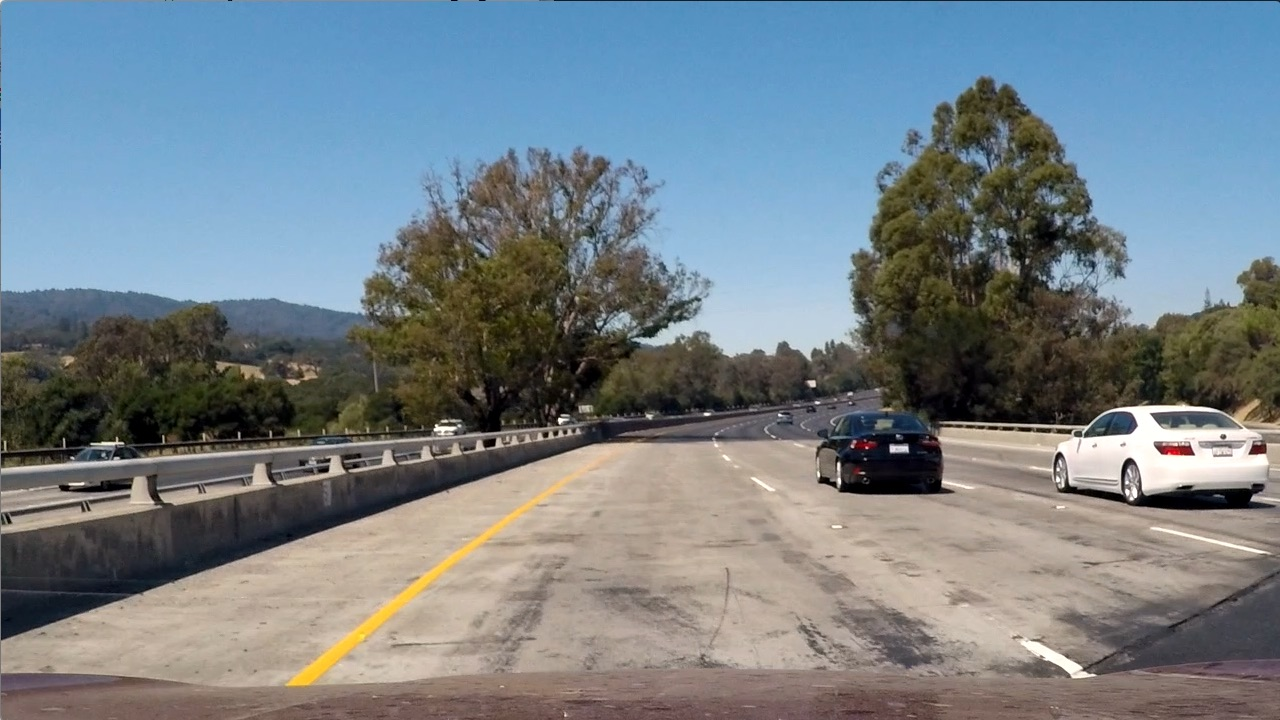
#> input picture AdvancedLane_practice/test_images/test1.jpg, 1280 x 720 px; its folder holds only this picture in this run
$ jupyter execute --allow-errors image_gen-Camera_Center.py.ipynb   (shell and % lines are left out)   (older library calls are emulated)
#> lines starting #> are read from the running program, lines starting #| are printed output that depends on the picture; after the words box and inside, x2 and y2 are one past the last pixel; in counts of white or black regions, pixels touching at a corner belong together
[cell 1]
import numpy as np
import cv2
import pickle
import glob
#from tracker import tracker

[cell 2]
# From tracker import tracker

[cell 3]
dist_pickle = pickle.load(open('calibration_pickle.p','rb'))
#> (reads AdvancedLane_practice/calibration_pickle.p from the repository)
#> further down, img is the input picture: shape (720, 1280, 3); mean B, G, R 135.5, 128.7, 117.5

[cell 4]
mtx = dist_pickle['mtx']
dist = dist_pickle['dist']

[cell 5]
# play list number 14:27
# https://www.youtube.com/watch?v=vWY8YUayf9Q&feature=youtu.be

[cell 6]
def abs_sobel_thresh(img,orient='x',sobel_kernel=3,thresh=(0,255)):
    # calculate directional gradient
#> called with orient = 'x', sobel_kernel = 3, thresh = (12, 255)
    gray = cv2.cvtColor(img,cv2.COLOR_RGB2GRAY)
    if orient =='x':
        abs_sobel = np.absolute(cv2.Sobel(gray,cv2.CV_64F,1,0))
    if orient == 'y':
        abs_sobel = np.absolute(cv2.Sobel(gray,cv2.CV_64F,0,1))

    scaled_sobel = np.uint8(255*abs_sobel/np.max(abs_sobel))
#> `gradx = abs_sobel_thresh(img, orient = 'x', thresh =(12,255))`:
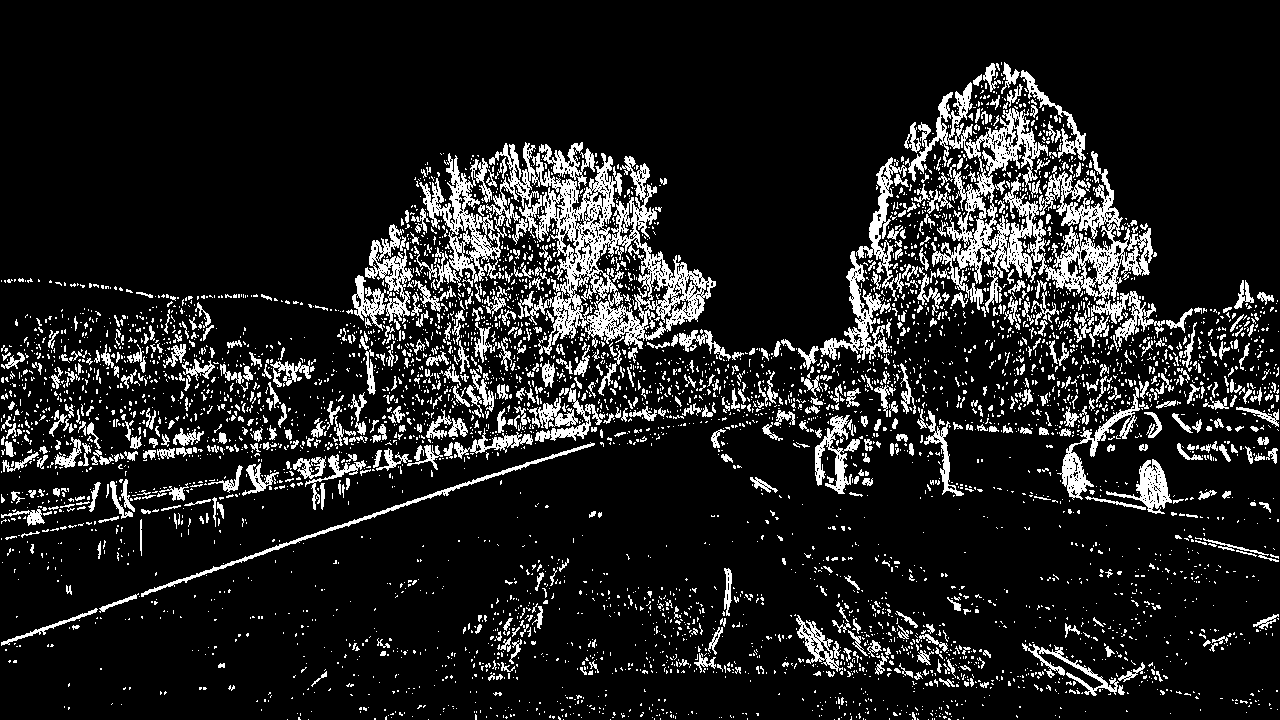
#> gradx: shape (720, 1280); values 0 (black) and 1 (white), 12.7% white in thin lines or dots
#> `grady = abs_sobel_thresh(img, orient = 'y', thresh =(25,255))`: grady: shape (720, 1280); values 0 (black) and 1 (white), 8.4% white; 3931 white regions (3493 under 20 px), largest, box (x1, y1, x2, y2) and area: (0, 395, 880, 646) 15545, (0, 449, 393, 541) 5691, (931, 400, 1280, 447) 3982
    binary_output = np.zeros_like(scaled_sobel)

    binary_output[(scaled_sobel>=thresh[0])&(scaled_sobel<=thresh[1])] = 1
    return binary_output

[cell 7]
def mag_thresh(image,sobel_kernel = 3,mag_thresh =(0,255)):
    gray = cv2.cvtColor(img,cv2.COLOR_RGB2GRAY)
    sobelx = cv2.Sobel(gray,cv2.CV_64F,1,0,ksize = sobel_kernel)
    sobely = cv2.Sobel(gray,cv2.CV_64F,0,1,ksize = sobel_kernel)
    gradmag = np.sqrt(sobelx**2,sobely**2)
    scale_factor = np.max(gradmag)/255
    gradmag = (gradmag/scale_factor).astype(np.unit8)
    binary_output = np.zeros_like(gradmag)
    binary_output[(gradmag >= mag_thresh[0]) & (gradmag <= mag_thresh[1])] = 1
    return binary_output

[cell 8]
def dir_threshold(image, sobel_kernel = 3, thresh = (0,np.pi/2)):
    # calculate gradient direction
    gray = cv2.cvtColor(img,cv2.COLOR_RGB2GRAY)
    sobelx = cv2.Sobel(gray,cv2.CV_64F,1,0,ksize = sobel_kernel)
    sobely = cv2.Sobel(gray,cv2.CV_64F,0,1,ksize = sobel_kernel)
    with np.errstate(divide='ignore',invaid='ignore'):
        absgraddir = np.absolute(np.arctan(sobely/sobelx))
        binary_output = np.zeros_like(absgraddir)
        #apply threshold
        binary_output[(absgraddir >= thresh[0])&(absgraddir <= thresh[1])]=1
    return binary_output

[cell 9]
def color_threshold(image,sthresh = (0,255),vthresh = (0,255)):
#> called with sthresh = (100, 255), vthresh = (50, 255)
    hls = cv2.cvtColor(image,cv2.COLOR_RGB2HLS)
#> hls: shape (720, 1280, 3); mean of channels 0, 1, 2 68.6, 128, 74
    s_channel = hls[:,:,2]
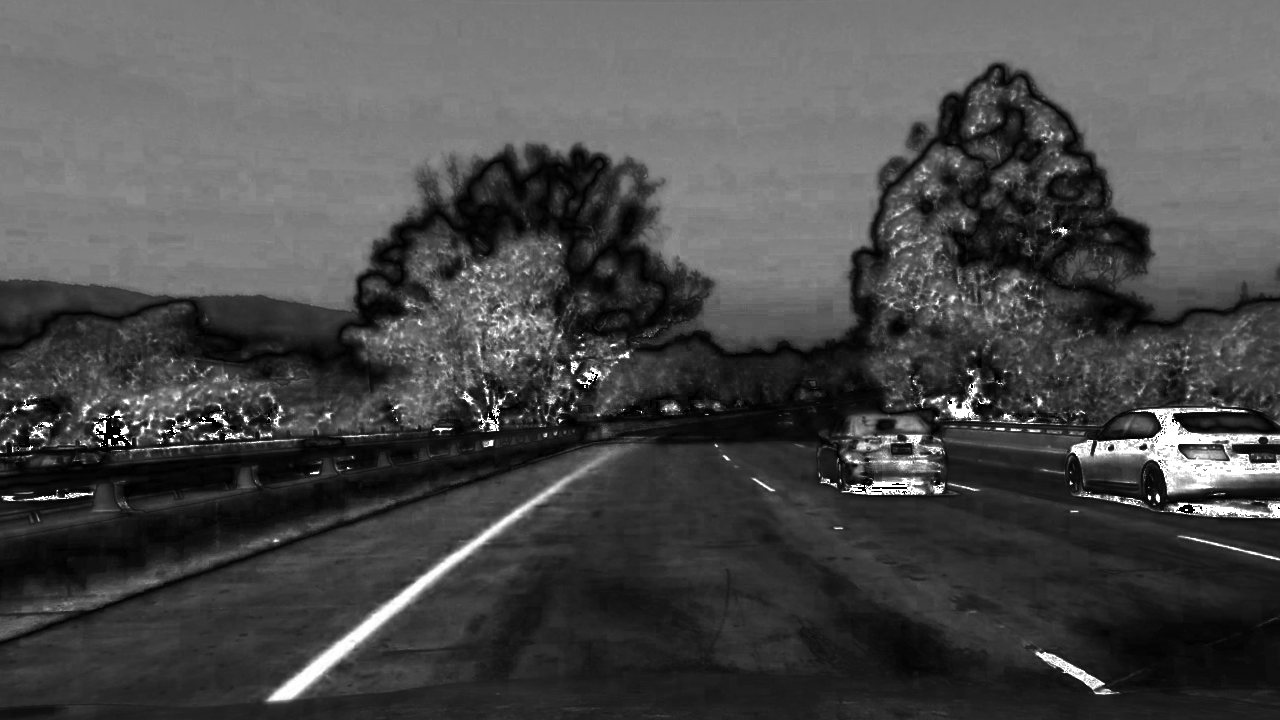
#> s_channel: shape (720, 1280); min 0, max 255, mean 74
    s_binary = np.zeros_like(s_channel)
    s_binary[(s_channel >= sthresh[0])&(s_channel <= sthresh[1])] = 1

    hsv = cv2.cvtColor(image,cv2.COLOR_RGB2HSV)
#> hsv: shape (720, 1280, 3); mean H, S, V 68.6, 76.4, 150.4
    v_channel = hsv[:,:,2]
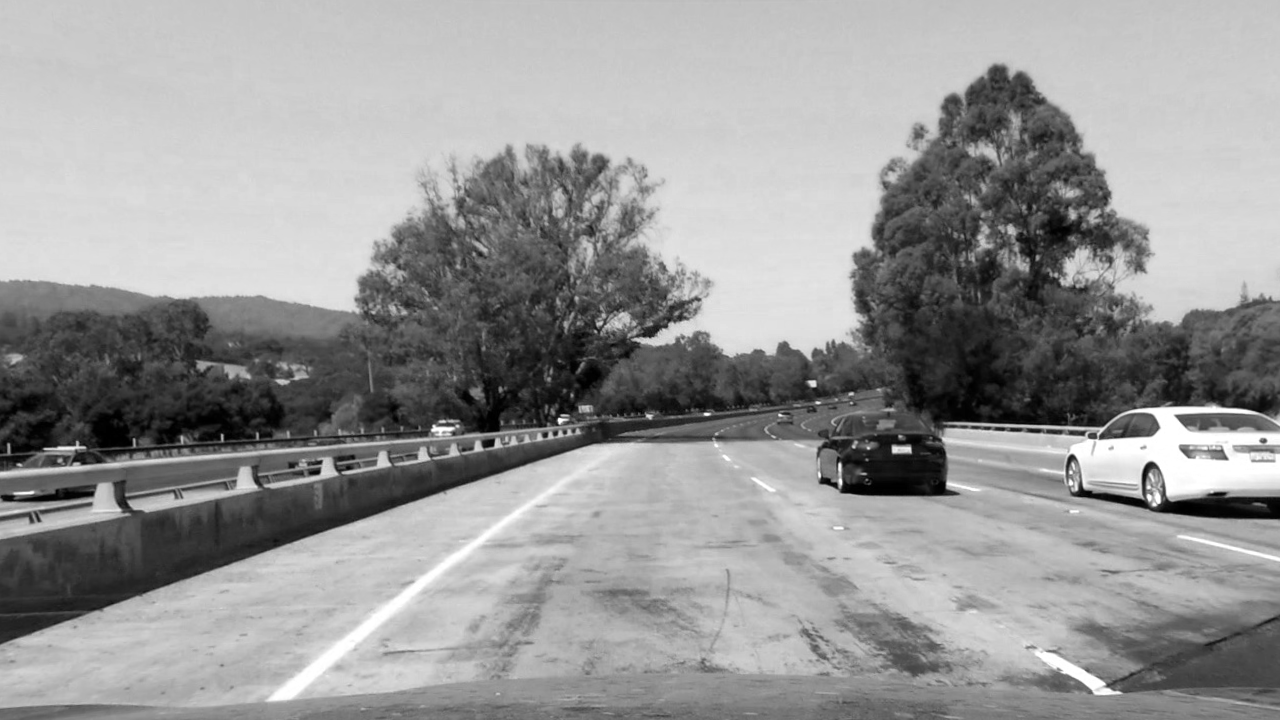
#> v_channel: shape (720, 1280); min 0, max 255, mean 150.4
#> `c_binary = color_threshold(img, sthresh = (100,255), vthresh = (50,255))`: c_binary: shape (720, 1280); values 0 (black) and 1 (white), 34.4% white; 521 white regions (441 under 20 px), largest, box (x1, y1, x2, y2) and area: (0, 0, 1280, 312) 289471, (1069, 407, 1280, 495) 7443, (265, 446, 622, 703) 6331
#> `warped = cv2.warpPerspective(preprocessImage, M, img_size, flags=cv2.I..`:
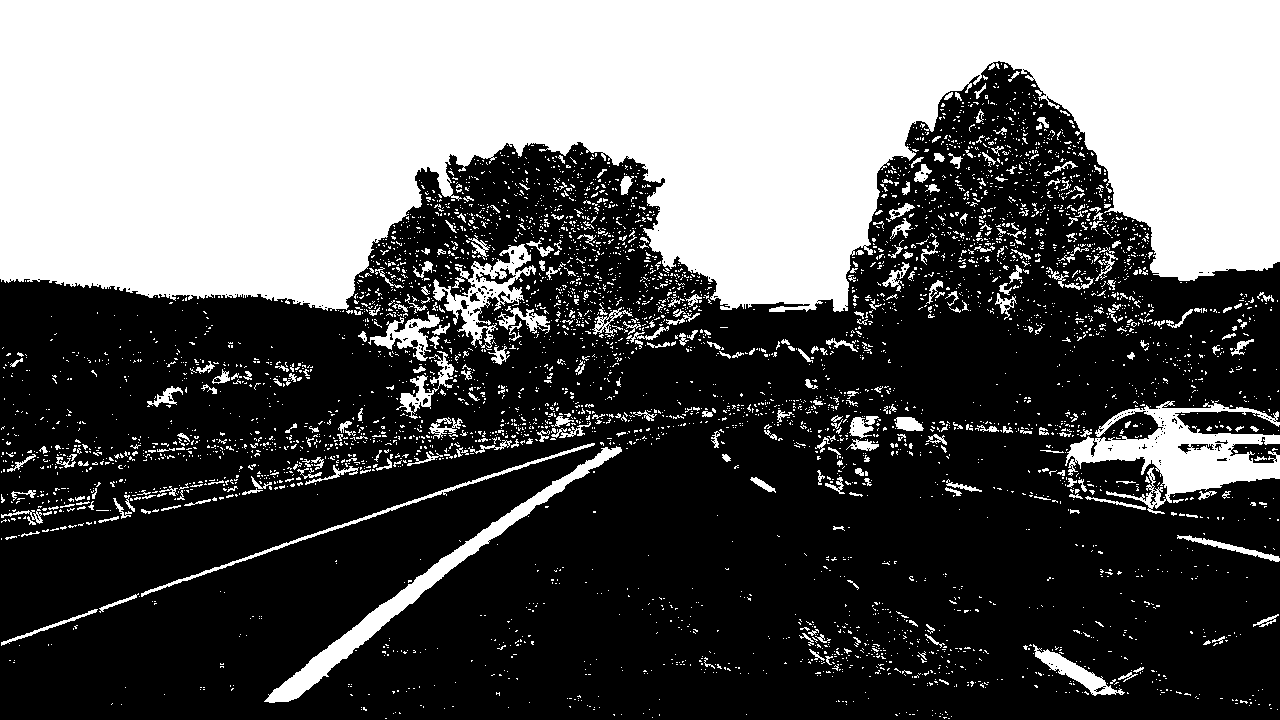
#> preprocessImage: shape (720, 1280); 38.1% white; 4821 white regions (4462 under 20 px), largest, box (x1, y1, x2, y2) and area: (0, 0, 1280, 312) 290583, (1065, 400, 1280, 514) 9522, (264, 446, 622, 703) 6341
    v_binary = np.zeros_like(v_channel)
    v_binary[(v_channel >=vthresh[0])&(v_channel <= vthresh[1])] = 1

    output = np.zeros_like(s_channel)
    output[(s_binary ==1)&(v_binary ==1)] = 1
    return output

[cell 10]
def window_mask(width,height,img_ref,center,level):
    output = np.zeros_like(img_ref)
    output[int(img_ref.shape[0]-(level+1)*height):int(img_ref.shape[0]-level*height),max(0,int(center-width)):min(int(center+width),img_ref.shape[1])] = 1
    return output

[cell 11]
# make a list of test images
images = glob.glob('test_images/test*.jpg')

#> (a cell that did not finish here is left out)
